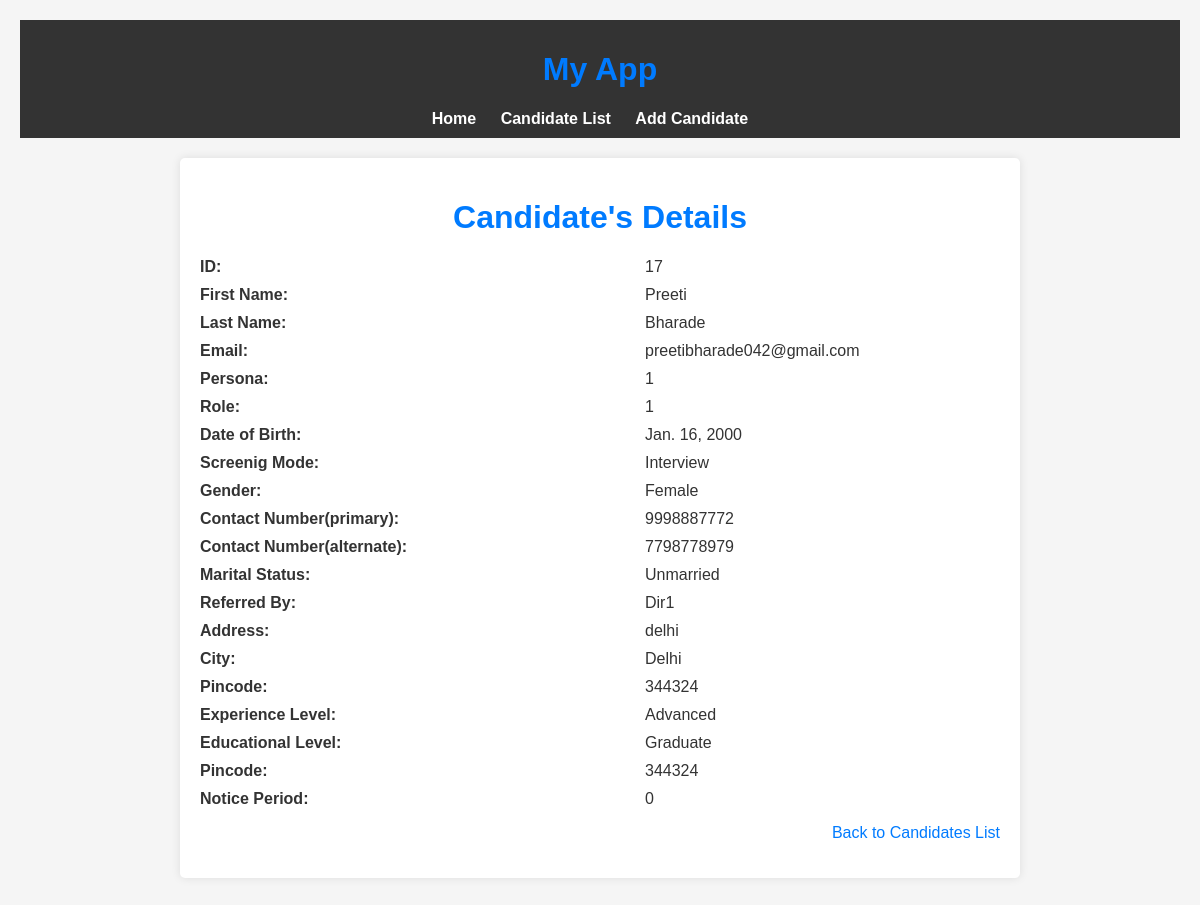
Page /view/17/ on the committed database.
### crudapp/models.py (models this page shows, shortened)
class Candidatedirectory(models.Model):
    event = models.ForeignKey(
        "Eventdetails",
        models.DO_NOTHING,
        db_column="event",
        blank=False,
        null=True
    )
    job_position = models.ForeignKey(
        "Jobrequisition",
        models.DO_NOTHING,
        db_column="job_position",
        blank=False,
        null=True,
    )
    recruiter_alert = models.CharField(max_length=50, blank=True, null=True)
    first_name = models.CharField(max_length=255, blank=False, null=True)
    last_name = models.CharField(max_length=255, blank=False, null=True)
    email = models.CharField(max_length=50, blank=False, null=True)
    persona = models.ForeignKey(
        "Persona",
        models.DO_NOTHING,
        db_column="persona",
        blank=False,
        null=True,
        default=1,
    )
    role = models.IntegerField(blank=False, null=True)
    screening_mode = models.ForeignKey(
        "Screeningmode",
        models.DO_NOTHING,
        db_column="screening_mode",
        blank=True,
        null=True,
    )
    dob = models.DateField(blank=False, null=True)
    gender = models.ForeignKey(
        "Gender",
        models.DO_NOTHING,
        db_column="gender",
        blank=False,
        null=True
    )
    marital_status = models.ForeignKey(
        "Maritalstatus",
        models.DO_NOTHING,
        db_column="marital_status",
        blank=False,
        null=True,
    )
    contact_no_primary = models.DecimalField(
        max_digits=10,
        decimal_places=0,
        blank=False,
        null=True
    )
    contact_no_alternate = models.DecimalField(
        max_digits=10,
        decimal_places=0,
        blank=True,
        null=True
    )
    referred_by = models.ForeignKey(
        "Employeedirectory",
        models.DO_NOTHING,
        db_column="referred_by",
        blank=True,
        null=True,
    )
    referred_by_other = models.CharField(max_length=250, blank=True, null=True)
    address_line = models.CharField(max_length=255, blank=False, null=True)
    city = models.ForeignKey(
        "City",
        models.DO_NOTHING,
        db_column="city",
        blank=False,
        null=True
    )
    pincode = models.DecimalField(max_digits=6, decimal_places=0, blank=False, null=True)
    experience_level = models.ForeignKey(
        "Experiencelevel",
        models.DO_NOTHING,
        db_column="experience_level",
        blank=False,
        null=True,
    )
    education_level = models.ForeignKey(
        "Educationlevel",
        models.DO_NOTHING,
        db_column="education_level",
        blank=False,
        null=True,
    )
    notice_period = models.CharField(max_length=50, blank=False, null=True)
    reason_for_change = models.ForeignKey(
        "Reasonforchange",
        models.DO_NOTHING,
        db_column="reason_for_change",
        blank=False,
        null=True,
    )
    photo_path = models.TextField(blank=True, null=True)
    resume_path = models.TextField(blank=True, null=True)
    login_time = models.DateTimeField(blank=True, null=True)
    logout_time = models.DateTimeField(blank=True, null=True)
    ip_address = models.CharField(max_length=15, blank=True, null=True)
    geo_location = models.CharField(max_length=50, blank=True, null=True)
    created_date = models.DateTimeField(blank=True, null=True)
    created_by = models.IntegerField(blank=True, null=True)
    modified_date = models.DateTimeField(blank=True, null=True)
    modified_by = models.IntegerField(blank=True, null=True)
    status = models.IntegerField(default=1)
    class Meta:
        managed = False
        db_table = "crudapp_candidatedirectory"
        constraints = [
            models.UniqueConstraint(fields=['first_name', 'last_name'], name='full_name')
        ]

class Persona(models.Model):
    persona = models.CharField(max_length=255, default=1, blank=True, null=True,)
    def __str__(self):
      return self.persona
    class Meta:
        db_table = 'Persona'

class Screeningmode(models.Model):
    screening_mode = models.CharField(max_length=255, blank=True, null=True)
    def __str__(self):
      return self.screening_mode
    class Meta:
        db_table = 'Screeningmode'

class Gender(models.Model):
    gender = models.CharField(max_length=50, blank=True, null=True)
    def __str__(self):
      return self.gender
    class Meta:
        db_table = 'Gender'

class Maritalstatus(models.Model):
    marital_status = models.CharField(max_length=50, blank=True, null=True)
    def __str__(self):
      return self.marital_status
    class Meta:
        db_table = 'Maritalstatus'

class Employeedirectory(models.Model):
    referred_by = models.CharField(max_length=255, blank=True, null=True)
    def __str__(self):
      return self.referred_by
    class Meta:
        db_table = 'Employeedirectory'

class City(models.Model):
    city = models.CharField(max_length=255, blank=True, null=True)
    def __str__(self):
      return self.city
    class Meta:
        db_table = 'City'

class Experiencelevel(models.Model):
    experience_level = models.CharField(max_length=255, blank=True, null=True)
    def __str__(self):
      return self.experience_level
    class Meta:
        db_table = 'Experiencelevel'

class Educationlevel(models.Model):
    education_level = models.CharField(max_length=255, blank=True, null=True)
    def __str__(self):
      return self.education_level
    class Meta:
        db_table = 'Educationlevel'

### crudapp/views.py (the view)
# urls.py: path('view/<int:candidate_id>/', view_candidate, name='view_candidate'),
def view_candidate(request, candidate_id):
    candidate = get_object_or_404(Candidatedirectory, id=candidate_id)
    return render(request, 'view_candidate.html', {'candidate': candidate} )

### templates/view_candidate.html (shortened to what this page needs)
{% extends 'candidate_list.html' %}
{% load crispy_forms_tags %}
{% block content %}
<head>
</head>
<body>
<div class="container">
    <h1>Candidate's Details</h1>
    <dl>
        <dt>ID:</dt>
        <dd>{{ candidate.id }}</dd>
        <dt>First Name:</dt>
        <dd>{{ candidate.first_name }}</dd>
        <dt>Last Name:</dt>
        <dd>{{ candidate.last_name }}</dd>
        <dt>Email:</dt>
        <dd>{{ candidate.email }}</dd>
        <dt>Persona:</dt>
        <dd>{{ candidate.persona }}</dd>
        <dt>Role:</dt>
        <dd>{{ candidate.role }}</dd>
        <dt>Date of Birth:</dt>
        <dd>{{ candidate.dob }}</dd>
        <dt>Screenig Mode:</dt>
        <dd>{{ candidate.screening_mode }}</dd>
        <dt>Gender:</dt>
        <dd>{{ candidate.gender }}</dd>
        <dt>Contact Number(primary):</dt>
        <dd>{{ candidate.contact_no_primary }}</dd>
        <dt>Contact Number(alternate):</dt>
        <dd>{{ candidate.contact_no_alternate }}</dd>
        <dt>Marital Status:</dt>
        <dd>{{ candidate.marital_status}}</dd>
        <dt>Referred By:</dt>
        <dd>{{ candidate.referred_by }}</dd>
        <dt>Address:</dt>
        <dd>{{ candidate.address_line }}</dd>
        <dt>City:</dt>
        <dd>{{ candidate.city }}</dd>
        <dt>Pincode:</dt>
        <dd>{{ candidate.pincode }}</dd>
        <dt>Experience Level:</dt>
        <dd>{{ candidate.experience_level }}</dd>
        <dt>Educational Level:</dt>
        <dd>{{ candidate.education_level }}</dd>
        <dt>Pincode:</dt>
        <dd>{{ candidate.pincode }}</dd>
        <dt>Notice Period:</dt>
        <dd>{{ candidate.notice_period }}</dd>
    </dl>
    <p class="back-link">
        <a href="{% url 'candidate_list' %}">Back to Candidates List</a>
    </p>
</div>
</body>
{% endblock %}

### templates/candidate_list.html (shortened to what this page needs)
{% extends 'base.html' %}

### templates/base.html (shortened to what this page needs)
<!DOCTYPE html>
<html lang="en">
<head>
    {% load static %}
    <link rel="stylesheet" type="text/css" href="{% static 'css/styles.css' %}">
</head>
<body>
    <header>
        <h1>{% block header %}My App {% endblock %}</h1>
        <nav>
            <ul class="navbar">
                <li class="{% if request.path == '/' %}active{% endif %}"><a href="{% url 'index' %}">Home</a></li>
                <li class="{% if request.path == '/candidates/' %}active{% endif %}"><a href="{% url 'candidate_list' %}">Candidate List</a></li>
                <li><a href="{% url 'create_candidate' %}">Add Candidate</a></li>
            </ul>
        </nav>
    </header>
    <main>
        {% block content %}{% endblock %}
    </main>
</body>
</html>

### static/css/styles.css (style rules this page uses)
body { font-family: Arial, sans-serif; margin: 0; padding: 0; background-color: #f4f4f4; }
header { background-color: #333; color: white; padding: 10px; text-align: center; }
nav { margin-top: 10px; }
.navbar { list-style: none; padding: 0; margin: 0; }
.navbar li { display: inline; margin-right: 20px; }
.navbar a { text-decoration: none; color: white; font-weight: bold; }
nav ul { list-style: none; padding: 0; margin: 0; }
nav li { display: inline; margin-right: 20px; }
main { padding: 20px; }
ul { padding: 0; list-style: none; }
li { margin-bottom: 10px; }
a { color: #0066cc; text-decoration: none; }

### templates/view_candidate.html (style rules this page uses)
body { font-family: 'Arial', sans-serif; background-color: #f5f5f5; color: #333; margin: 20px; }
.container { max-width: 800px; margin: 0 auto; background-color: #fff; padding: 20px; border-radius: 5px; box-shadow: 0 0 10px rgba(0, 0, 0, 0.1); }
h1 { color: #007bff; text-align: center; }
dl { display: grid; grid-template-columns: repeat(2, 1fr); gap: 10px; }
dt { font-weight: bold; }
a { color: #007bff; text-decoration: none; }
.back-link { margin-top: 15px; text-align: right; display: block; color: #004080; }

### rows in the picture
Candidatedirectory: id "17", first_name "Preeti", last_name "Bharade", email "preetibharade042@gmail.com", persona "1", role "1", dob "Jan. 16, 2000", screening_mode "Interview", gender "Female", contact_no_primary "9998887772", contact_no_alternate "7798778979", marital_status "Unmarried", referred_by "Dir1", address_line "delhi", city "Delhi", pincode "344324", experience_level "Advanced", education_level "Graduate", notice_period "0"
